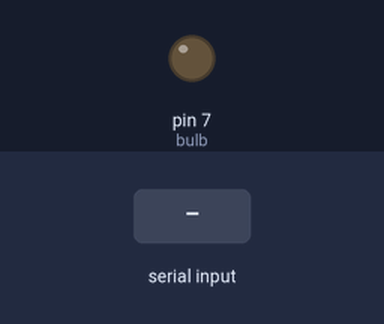
Bench run of a sketch on a simulated Arduino Uno, built with avr-gcc and run on an emulated ATmega328P. On the bench: output pins drawn as LEDs (lit = HIGH). Dashed ring = blinking. The inputs (shaded band) are chosen by the test bench. What the sketch prints to the serial monitor is not drawn.

Above: at 1.2 s.
1.3 s: "90,45\n" received over Serial
At 2.0 s:
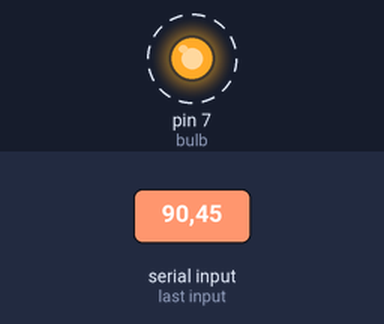
Timing chart, 0 to 10.3 s (numbered marks = the images above; inputs shaded):
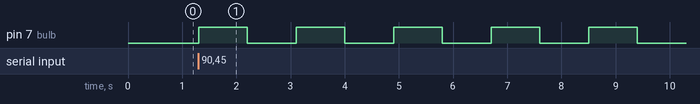

The sketch:

LED_blinking_by_serial_monitor_EmoMech_.ino
```cpp
int numblinks;
String msg1="How many blinks do you want?";
int bulb=7;
int j;
int blinktime=900;

void setup()
{

 Serial.begin(9600);
 pinMode(bulb,OUTPUT);
}

void loop(){

 Serial.println(msg1);
 while(Serial.available()==0){

  }

 numblinks=Serial.parseInt();
  for(j=1;j<=numblinks;j=j+1){

  digitalWrite(bulb,HIGH);
  delay(blinktime);
  digitalWrite(bulb,LOW);
  delay(blinktime);
  }


}
```

Measured:
- after the input at 1.3 s, pin 7 (bulb): alternates HIGH for 0.90 s and LOW for 0.90 s, starting at once
